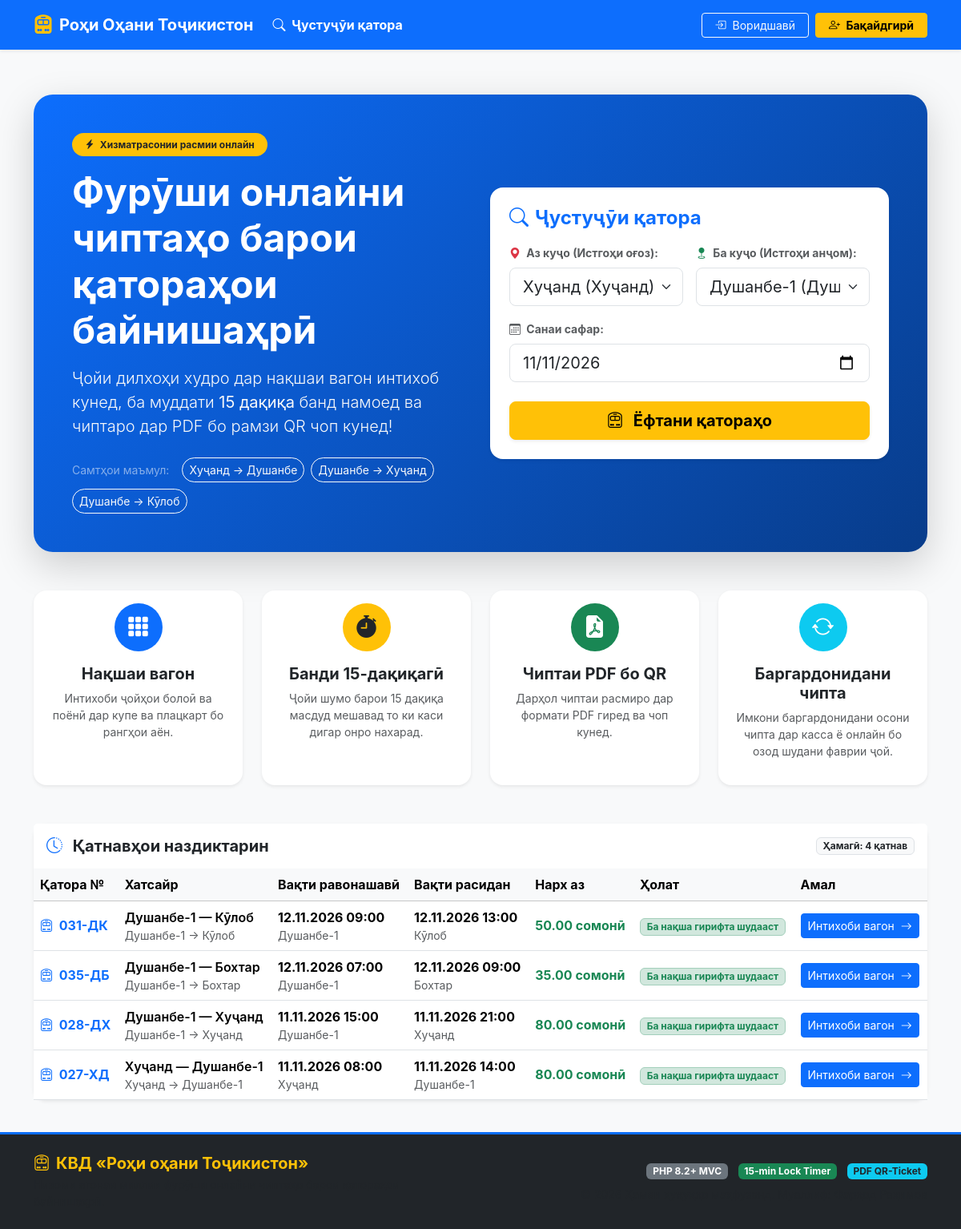
The page / on the database its author committed.
### tables this page shows
CREATE TABLE IF NOT EXISTS trips (
    id INT AUTO_INCREMENT PRIMARY KEY,
    train_number VARCHAR(20) NOT NULL,
    route_id INT NOT NULL,
    departure_time DATETIME NOT NULL,
    arrival_time DATETIME NOT NULL,
    status VARCHAR(20) NOT NULL DEFAULT 'scheduled',  
    base_price DECIMAL(10,2) NOT NULL DEFAULT 50.00,
    FOREIGN KEY (route_id) REFERENCES routes(id) ON DELETE RESTRICT
);

CREATE TABLE IF NOT EXISTS routes (
    id INT AUTO_INCREMENT PRIMARY KEY,
    code VARCHAR(20) NOT NULL UNIQUE,
    name VARCHAR(150) NOT NULL,
    origin_station_id INT NOT NULL,
    destination_station_id INT NOT NULL,
    distance_km DECIMAL(8,2) NOT NULL DEFAULT 0.00,
    estimated_minutes INT NOT NULL DEFAULT 0,
    FOREIGN KEY (origin_station_id) REFERENCES stations(id) ON DELETE RESTRICT,
    FOREIGN KEY (destination_station_id) REFERENCES stations(id) ON DELETE RESTRICT
);

CREATE TABLE IF NOT EXISTS stations (
    id INT AUTO_INCREMENT PRIMARY KEY,
    code VARCHAR(10) NOT NULL UNIQUE,
    name_tj VARCHAR(100) NOT NULL,
    name_ru VARCHAR(100) NOT NULL,
    city VARCHAR(100) NOT NULL
);

### src/Controllers/HomeController.php (called while the page is built, shortened)
<?php
class HomeController {
    public function index(): void {
        $stationRepo = new StationRepository();
        $routeRepo = new RouteRepository();
        $tripRepo = new TripRepository();
        $stations = $stationRepo->getAll();
        $routes = $routeRepo->getAllWithStations();
        $activeTrips = $tripRepo->getAll();
        View::render('home.index', [
            'title' => 'Асосӣ — Роҳи оҳани Тоҷикистон',
            'stations' => $stations,
            'routes' => $routes,
            'activeTrips' => array_slice($activeTrips, 0, 5)
        ]);
    }
}

### src/Core/Database.php (called while the page is built, shortened)
<?php
class Database {
    private static ?Database $instance = null;
    private PDO $pdo;
    private function __construct() {
        $config = require __DIR__ . '/../../config/config.php';
        $dbConfig = $config['db'];
        if ($dbConfig['driver'] === 'mysql') {
            try {
                $dsn = sprintf(
                    "mysql:host=%s;port=%d;dbname=%s;charset=%s",
                    $dbConfig['host'],
                    $dbConfig['port'],
                    $dbConfig['database'],
                    $dbConfig['charset']
                );
                $this->pdo = new PDO($dsn, $dbConfig['username'], $dbConfig['password'], [
                    PDO::ATTR_ERRMODE => PDO::ERRMODE_EXCEPTION,
                    PDO::ATTR_DEFAULT_FETCH_MODE => PDO::FETCH_ASSOC,
                    PDO::ATTR_EMULATE_PREPARES => false,
                ]);
                $this->driver = 'mysql';
            } catch (PDOException $e) {
                $connected = false;
            }
        }
    }
    public static function getInstance(): self {
        if (self::$instance === null) {
            self::$instance = new self();
        }
        return self::$instance;
    }
    public function query(string $sql, array $params = []): \PDOStatement {
        $stmt = $this->pdo->prepare($sql);
        $stmt->execute($params);
        return $stmt;
    }
    public function fetchAll(string $sql, array $params = []): array {
        return $this->query($sql, $params)->fetchAll();
    }
}

### src/Repositories/StationRepository.php (called while the page is built, shortened)
<?php
class StationRepository {
    private Database $db;
    public function __construct() {
        $this->db = Database::getInstance();
    }
    public function getAll(): array {
        return $this->db->fetchAll("SELECT * FROM stations ORDER BY city ASC, name_tj ASC");
    }
}

### config/config.php (called while the page is built)
<?php
return [
    'app_name' => 'Роҳи оҳани Тоҷикистон — Фурӯши онлайни чиптаҳо',
    'app_url'  => 'http://localhost:8000',
    'lang'     => 'tj',
    'db' => [
        'driver'   => 'mysql',
        'host'     => '127.0.0.1',
        'port'     => 3306,
        'database' => 'railway_tickets',
        'username' => 'root',
        'password' => '',
        'charset'  => 'utf8mb4',
        'sqlite_path' => __DIR__ . '/../database/railway_tickets.sqlite'
    ],
    'reservation' => [
        'hold_minutes' => 15
    ]
];

### src/Repositories/TripRepository.php (called while the page is built, shortened)
<?php
class TripRepository {
    private Database $db;
    public function __construct() {
        $this->db = Database::getInstance();
    }
    public function getAll(): array {
        $sql = "SELECT t.*, r.name AS route_name,
                       s_orig.name_tj AS origin_name, s_dest.name_tj AS dest_name,
                       COUNT(DISTINCT c.id) AS cars_count
                FROM trips t
                JOIN routes r ON t.route_id = r.id
                JOIN stations s_orig ON r.origin_station_id = s_orig.id
                JOIN stations s_dest ON r.destination_station_id = s_dest.id
                LEFT JOIN cars c ON c.trip_id = t.id
                GROUP BY t.id
                ORDER BY t.departure_time DESC";
        return $this->db->fetchAll($sql);
    }
}

### views/home/index.php (the view, shortened to what this page needs)
<div class="container my-4">
    <div class="card border-0 shadow-lg text-white mb-5 hero-card overflow-hidden">
        <div class="card-body p-4 p-md-5">
            <div class="row align-items-center">
                <div class="col-lg-6 mb-4 mb-lg-0">
                    <span class="badge bg-warning text-dark px-3 py-2 rounded-pill fw-bold mb-3">
                        <i class="bi bi-lightning-charge-fill me-1"></i> Хизматрасонии расмии онлайн
                    </span>
                    <h1 class="display-5 fw-bold mb-3">Фурӯши онлайни чиптаҳо барои қатораҳои байнишаҳрӣ</h1>
                    <p class="lead text-light mb-4">
                        Ҷойи дилхоҳи худро дар нақшаи вагон интихоб кунед, ба муддати <strong>15 дақиқа</strong> банд намоед ва чиптаро дар PDF бо рамзи QR чоп кунед!
                    </p>
                    <div class="d-flex flex-wrap gap-2">
                        <span class="text-white-50 small me-2 align-self-center">Самтҳои маъмул:</span>
                        <a href="/search?origin_id=1&destination_id=2" class="btn btn-sm btn-outline-light rounded-pill">Хуҷанд → Душанбе</a>
                        <a href="/search?origin_id=2&destination_id=1" class="btn btn-sm btn-outline-light rounded-pill">Душанбе → Хуҷанд</a>
                        <a href="/search?origin_id=2&destination_id=4" class="btn btn-sm btn-outline-light rounded-pill">Душанбе → Кӯлоб</a>
                    </div>
                </div>
                <div class="col-lg-6">
                    <div class="card bg-white text-dark shadow-sm border-0 rounded-4 p-3 p-md-4">
                        <h4 class="fw-bold mb-3 text-primary d-flex align-items-center">
                            <i class="bi bi-search me-2"></i> Ҷустуҷӯи қатора
                        </h4>
                        <form action="/search" method="GET">
                            <div class="row g-3">
                                <div class="col-md-6">
                                    <label class="form-label fw-bold small text-muted">
                                        <i class="bi bi-geo-alt-fill text-danger me-1"></i> Аз куҷо (Истгоҳи оғоз):
                                    </label>
                                    <select name="origin_id" class="form-select form-select-lg" required>
                                        <?php foreach ($stations as $st): ?>
                                            <option value="<?= $st['id'] ?>" <?= ($st['id'] == 1) ? 'selected' : '' ?>>
                                                <?= htmlspecialchars($st['name_tj']) ?> (<?= htmlspecialchars($st['city']) ?>)
                                            </option>
                                        <?php endforeach; ?>
                                    </select>
                                </div>
                                <div class="col-md-6">
                                    <label class="form-label fw-bold small text-muted">
                                        <i class="bi bi-geo-fill text-success me-1"></i> Ба куҷо (Истгоҳи анҷом):
                                    </label>
                                    <select name="destination_id" class="form-select form-select-lg" required>
                                        <?php foreach ($stations as $st): ?>
                                            <option value="<?= $st['id'] ?>" <?= ($st['id'] == 2) ? 'selected' : '' ?>>
                                                <?= htmlspecialchars($st['name_tj']) ?> (<?= htmlspecialchars($st['city']) ?>)
                                            </option>
                                        <?php endforeach; ?>
                                    </select>
                                </div>
                                <div class="col-md-12">
                                    <label class="form-label fw-bold small text-muted">
                                        <i class="bi bi-calendar3 me-1"></i> Санаи сафар:
                                    </label>
                                    <input type="date" name="date" class="form-control form-control-lg"
                                           value="<?= date('Y-m-d', strtotime('+1 day')) ?>"
                                           min="<?= date('Y-m-d') ?>">
                                </div>
                                <div class="col-12 mt-4">
                                    <button type="submit" class="btn btn-warning btn-lg w-100 fw-bold shadow-sm">
                                        <i class="bi bi-train-front me-2"></i> Ёфтани қатораҳо
                                    </button>
                                </div>
                            </div>
                        </form>
                    </div>
                </div>
            </div>
        </div>
    </div>
    <div class="row g-4 mb-5 text-center">
        <div class="col-md-3">
            <div class="card h-100 border-0 shadow-sm p-3 rounded-4 feature-box">
                <div class="feature-icon bg-primary text-white mx-auto mb-3">
                    <i class="bi bi-grid-3x3-gap-fill fs-3"></i>
                </div>
                <h5 class="fw-bold">Нақшаи вагон</h5>
                <p class="text-muted small">Интихоби ҷойҳои болоӣ ва поёнӣ дар купе ва плацкарт бо рангҳои аён.</p>
            </div>
        </div>
        <div class="col-md-3">
            <div class="card h-100 border-0 shadow-sm p-3 rounded-4 feature-box">
                <div class="feature-icon bg-warning text-dark mx-auto mb-3">
                    <i class="bi bi-stopwatch-fill fs-3"></i>
                </div>
                <h5 class="fw-bold">Банди 15-дақиқагӣ</h5>
                <p class="text-muted small">Ҷойи шумо барои 15 дақиқа масдуд мешавад то ки каси дигар онро нахарад.</p>
            </div>
        </div>
        <div class="col-md-3">
            <div class="card h-100 border-0 shadow-sm p-3 rounded-4 feature-box">
                <div class="feature-icon bg-success text-white mx-auto mb-3">
                    <i class="bi bi-file-earmark-pdf-fill fs-3"></i>
                </div>
                <h5 class="fw-bold">Чиптаи PDF бо QR</h5>
                <p class="text-muted small">Дарҳол чиптаи расмиро дар формати PDF гиред ва чоп кунед.</p>
            </div>
        </div>
        <div class="col-md-3">
            <div class="card h-100 border-0 shadow-sm p-3 rounded-4 feature-box">
                <div class="feature-icon bg-info text-white mx-auto mb-3">
                    <i class="bi bi-arrow-repeat fs-3"></i>
                </div>
                <h5 class="fw-bold">Баргардонидани чипта</h5>
                <p class="text-muted small">Имкони баргардонидани осони чипта дар касса ё онлайн бо озод шудани фаврии ҷой.</p>
            </div>
        </div>
    </div>
    <div class="card border-0 shadow-sm rounded-4 mb-4">
        <div class="card-header bg-white py-3 border-0 d-flex justify-content-between align-items-center">
            <h5 class="mb-0 fw-bold text-dark">
                <i class="bi bi-clock-history me-2 text-primary"></i> Қатнавҳои наздиктарин
            </h5>
            <span class="badge bg-light text-dark border">Ҳамагӣ: <?= count($activeTrips) ?> қатнав</span>
        </div>
        <div class="table-responsive">
            <table class="table table-hover align-middle mb-0">
                <thead class="table-light">
                    <tr>
                        <th>Қатора №</th>
                        <th>Хатсайр</th>
                        <th>Вақти равонашавӣ</th>
                        <th>Вақти расидан</th>
                        <th>Нарх аз</th>
                        <th>Ҳолат</th>
                        <th>Амал</th>
                    </tr>
                </thead>
                <tbody>
                    <?php if (empty($activeTrips)): ?>
                        <tr><td colspan="7" class="text-center py-4 text-muted">Қатнавҳои фаъол ёфт нашуданд.</td></tr>
                    <?php else: ?>
                        <?php foreach ($activeTrips as $trip): ?>
                            <tr>
                                <td class="fw-bold text-primary">
                                    <i class="bi bi-train-front me-1"></i> <?= htmlspecialchars($trip['train_number']) ?>
                                </td>
                                <td>
                                    <span class="fw-semibold"><?= htmlspecialchars($trip['route_name']) ?></span>
                                    <div class="small text-muted"><?= htmlspecialchars($trip['origin_name']) ?> → <?= htmlspecialchars($trip['dest_name']) ?></div>
                                </td>
                                <td>
                                    <strong><?= date('d.m.Y H:i', strtotime($trip['departure_time'])) ?></strong>
                                    <div class="small text-muted"><?= htmlspecialchars($trip['origin_name']) ?></div>
                                </td>
                                <td>
                                    <strong><?= date('d.m.Y H:i', strtotime($trip['arrival_time'])) ?></strong>
                                    <div class="small text-muted"><?= htmlspecialchars($trip['dest_name']) ?></div>
                                </td>
                                <td class="fw-bold text-success">
                                    <?= htmlspecialchars($trip['base_price']) ?> сомонӣ
                                </td>
                                <td>
                                    <span class="badge bg-success-subtle text-success border border-success-subtle">
                                        Ба нақша гирифта шудааст
                                    </span>
                                </td>
                                <td>
                                    <a href="/trips/<?= $trip['id'] ?>" class="btn btn-sm btn-primary">
                                        Интихоби вагон <i class="bi bi-arrow-right ms-1"></i>
                                    </a>
                                </td>
                            </tr>
                        <?php endforeach; ?>
                    <?php endif; ?>
                </tbody>
            </table>
        </div>
    </div>
</div>

### src/Core/Router.php (shortened to what this page needs)
<?php
class Router {
    private array $routes = [];
    private function addRoute(string $method, string $path, $handler): void {
        $pattern = preg_replace('/\{([a-zA-Z0-9_]+)\}/', '(?P<$1>[^/]+)', $path);
        $pattern = '#^' . $pattern . '$#';
        $this->routes[] = [
            'method'  => $method,
            'path'    => $path,
            'pattern' => $pattern,
            'handler' => $handler
        ];
    }
    public function dispatch(): void {
        $requestMethod = $_SERVER['REQUEST_METHOD'];
        $uri = parse_url($_SERVER['REQUEST_URI'], PHP_URL_PATH);
        $uri = '/' . ltrim($uri, '/');
        foreach ($this->routes as $route) {
            if ($route['method'] === $requestMethod && preg_match($route['pattern'], $uri, $matches)) {
                $params = array_filter($matches, 'is_string', ARRAY_FILTER_USE_KEY);
                $handler = $route['handler'];
                if (is_array($handler)) {
                    [$controllerClass, $action] = $handler;
                    $controller = new $controllerClass();
                    call_user_func_array([$controller, $action], $params);
                    return;
                }
            }
        }
    }
}

### rows shown on the page
trips: train_number "031-ДК", route.name "Душанбе-1 — Кӯлоб", stations.name_tj "Душанбе-1", stations.name_tj "Кӯлоб", departure_time "12.11.2026 09:00", arrival_time "12.11.2026 13:00", base_price "50.00"
trips: train_number "035-ДБ", route.name "Душанбе-1 — Бохтар", stations.name_tj "Душанбе-1", stations.name_tj "Бохтар", departure_time "12.11.2026 07:00", arrival_time "12.11.2026 09:00", base_price "35.00"
trips: train_number "028-ДХ", route.name "Душанбе-1 — Хуҷанд", stations.name_tj "Душанбе-1", stations.name_tj "Хуҷанд", departure_time "11.11.2026 15:00", arrival_time "11.11.2026 21:00", base_price "80.00"
trips: train_number "027-ХД", route.name "Хуҷанд — Душанбе-1", stations.name_tj "Хуҷанд", stations.name_tj "Душанбе-1", departure_time "11.11.2026 08:00", arrival_time "11.11.2026 14:00", base_price "80.00"

### other values the page prints
count($activeTrips) "4"
form field origin_id "Хуҷанд (Хуҷанд)"
form field destination_id "Душанбе-1 (Душанбе)"
